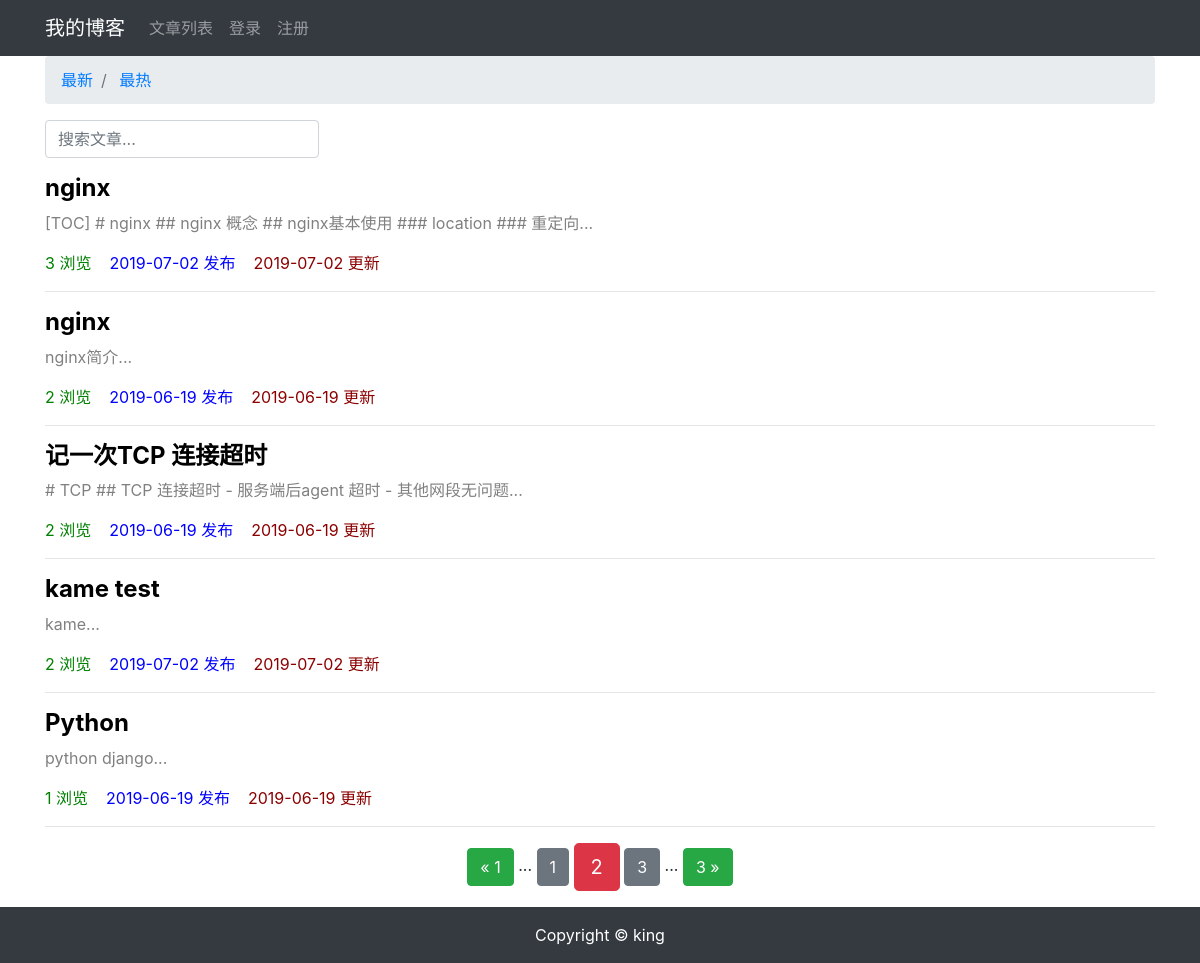
The page /article/article-list/?page=2 on the database its author committed.
### article/models.py (models this page shows, shortened)
class ArticlePost(models.Model):
    author = models.ForeignKey(User, on_delete=models.CASCADE)
    title = models.CharField(max_length=100)
    body = models.TextField()
    views_counts = models.PositiveIntegerField(default=0)
    created = models.DateTimeField(default=timezone.now)
    updated = models.DateTimeField(auto_now=True)
    class Meta:
        ordering = ('-views_counts',)
        verbose_name = '文章'
        verbose_name_plural = verbose_name

### article/views.py (the view)
# urls.py: path('article-list/', views.article_list, name='article_list'),
def article_list(request):
    search = request.GET.get('search')
    order = request.GET.get('order')
    if search:
        if order == 'views_counts':
            article_list = ArticlePost.objects.filter(
                Q(title__icontains=search) |
                Q(body__icontains=search)
            ).order_by('-views_counts')
        else:
            article_list = ArticlePost.objects.filter(
                Q(title__icontains=search) |
                Q(body__icontains=search)
            )
    else:
        search = ''
        if order == 'total_views':
            article_list = ArticlePost.objects.all().order_by('-total_views')
        else:
            article_list = ArticlePost.objects.all()
    paginator = Paginator(article_list, 5)
    page = request.GET.get('page')
    articles = paginator.get_page(page)
    context = {'articles': articles}
    return render(request, 'article/article_list.html', context)

### templates/article/article_list.html (shortened to what this page needs)
{% extends "base.html" %}
{% load staticfiles %}
{% block content %}
<div class="container">
    <nav aria-label="breadcrumb">
        <ol class="breadcrumb">
            <li class="breadcrumb-item">
                <a href="{% url 'article:article_list' %}?search={{ search }}">
                    最新
                </a>
            </li>
            <li class="breadcrumb-item">
                <a href="{% url 'article:article_list' %}?order=views_counts&search={{ search }}">
                    最热
                </a>
            </li>
        </ol>
    </nav>
    <div class="row">
        <div class="col-auto mr-auto">
            <form class="form-inline">
                <input type="text" class="form-control mb-2 mr-sm-2" name="search" placeholder="搜索文章..." required>
            </form>
        </div>
    </div>
    <div class="row mt-2">
        {% for article in articles %}
        <div class="col-12">
            <h4>
                <b>
                    <a href="{% url 'article:article_detail' article.id %}" style="color: black;">
                        {{ article.title }}
                    </a>
                </b>
            </h4>
            <div>
                <p style="color: gray;">
                    {{ article.body|slice:'100' }}...
                </p>
            </div>
            <p>
                <span style="color: green;">
                    {{ article.views_counts }} 浏览&nbsp;&nbsp;&nbsp;
                </span>
                <span style="color: blue;">
                    {{ article.created|date:'Y-m-d' }} 发布&nbsp;&nbsp;&nbsp;
                </span>
                <span style="color: darkred;">
                    {{ article.updated|date:'Y-m-d' }} 更新
                </span>
            </p>
            <hr>
        </div>
        {% endfor %}
    </div>
    <div class="pagination row">
        <div class="m-auto">
            <span class="step-links">
                {% if articles.has_previous %}
                <a href="?page=1" class="btn btn-success">
                    &laquo; 1
                </a>
                <span>...</span>
                <a href="?page={{ articles.previous_page_number }}" class="btn btn-secondary">
                    {{ articles.previous_page_number }}
                </a>
                {% endif %}
                <span class="current btn btn-danger btn-lg">
                    {{ articles.number }}
                </span>
                {% if articles.has_next %}
                <a href="?page={{ articles.next_page_number }}" class="btn btn-secondary">
                    {{ articles.next_page_number }}
                </a>
                <span>...</span>
                <a href="?page={{ articles.paginator.num_pages }}" class="btn btn-success">
                    {{ articles.paginator.num_pages }} &raquo;
                </a>
                {% endif %}
            </span>
        </div>
    </div>
</div>
{% endblock content %}

### rows shown on the page
ArticlePost: title "nginx", body "[TOC] # nginx ## nginx 概念 ## nginx基本使用 ### location ### 重定向", views_counts "3", created "2019-07-02", updated "2019-07-02"
ArticlePost: title "nginx", body "nginx简介", views_counts "2", created "2019-06-19", updated "2019-06-19"
ArticlePost: title "记一次TCP 连接超时", body "# TCP ## TCP 连接超时 - 服务端后agent 超时 - 其他网段无问题", views_counts "2", created "2019-06-19", updated "2019-06-19"
ArticlePost: title "kame test", body "kame", views_counts "2", created "2019-07-02", updated "2019-07-02"
ArticlePost: title "Python", body "python django", views_counts "1", created "2019-06-19", updated "2019-06-19"

### other values the page prints
{{ articles.previous_page_number }} "1"
{{ articles.number }} "2"
{{ articles.next_page_number }} "3"
{{ articles.paginator.num_pages }} "3"
